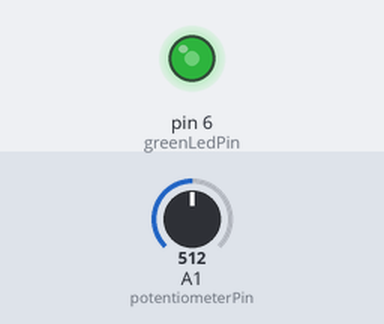
Recording of a sketch running on a simulated Arduino Uno, built with avr-gcc and run on an emulated ATmega328P. On the bench: output pins drawn as LEDs (lit = HIGH). Inputs (shaded band) come from the test bench; at power-on: A1 (potentiometerPin) = 512.

Above: at 1.2 s.
1.3 s: A1 (potentiometerPin) set to 716
At 1.9 s:
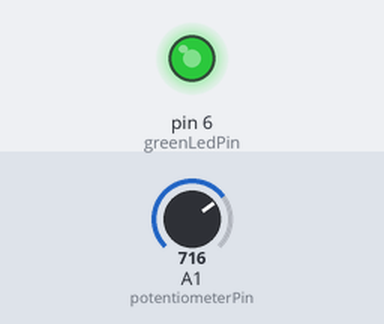
2.8 s: A1 (potentiometerPin) set to 900
At 4.0 s:
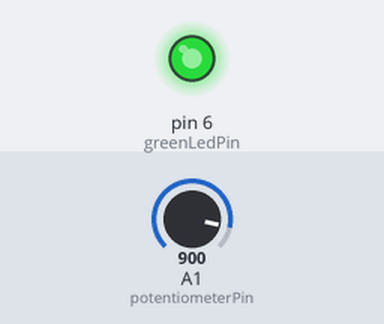
4.3 s: A1 (potentiometerPin) set to 122
At 5.4 s:
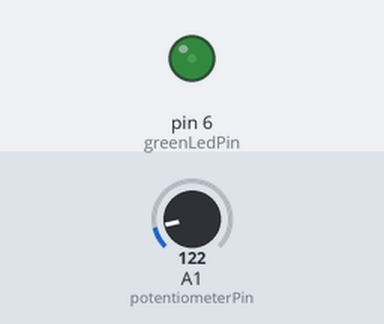
5.8 s: A1 (potentiometerPin) set to 0
At 6.5 s:
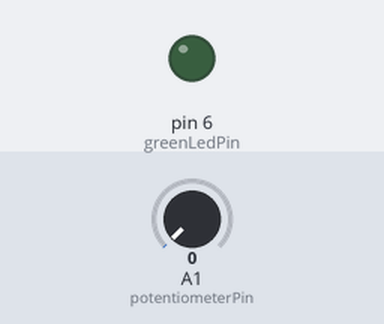
7.3 s: A1 (potentiometerPin) set to 511
At 7.6 s:
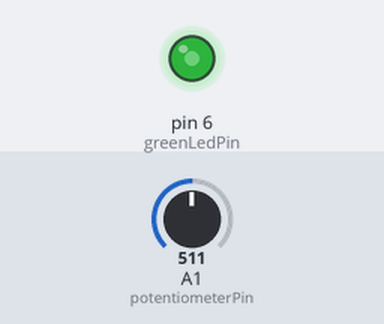
Timing chart, 0 to 9.8 s (numbered marks = the images above; inputs shaded):
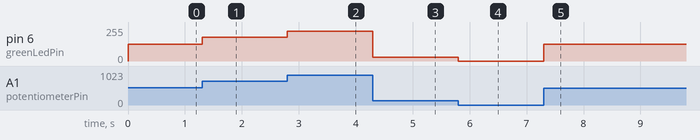

The sketch:

dimable_led.ino
```cpp
// Will probably need to increment the LED brightness by 255/1023 for a precise measurement
int potentiometerPin = A1;
int greenLedPin = 6;
float voltageConversion = (255.0/1023.0); // Will probably need to round this value before inserting it into the analogWrite;
int convertedVoltage;
int potentiometerReading;
void setup() {
  // put your setup code here, to run once:
  pinMode(greenLedPin, OUTPUT);
}

void loop() {
  // put your main code here, to run repeatedly:
  potentiometerReading = analogRead(potentiometerPin);
  int convertedVoltage = floor(potentiometerReading*voltageConversion);
  analogWrite(greenLedPin, convertedVoltage);
}
```

Measured:
- after the input at 1.3 s, pin 6 (greenLedPin): 127/255 → 178/255 at once
- after the input at 2.8 s, pin 6 (greenLedPin): 178/255 → 224/255 at once
- after the input at 4.3 s, pin 6 (greenLedPin): 224/255 → 30/255 at once
- after the input at 5.8 s, pin 6 (greenLedPin): 30/255 → 0/255 at once
- after the input at 7.3 s, pin 6 (greenLedPin): 0/255 → 127/255 at once
